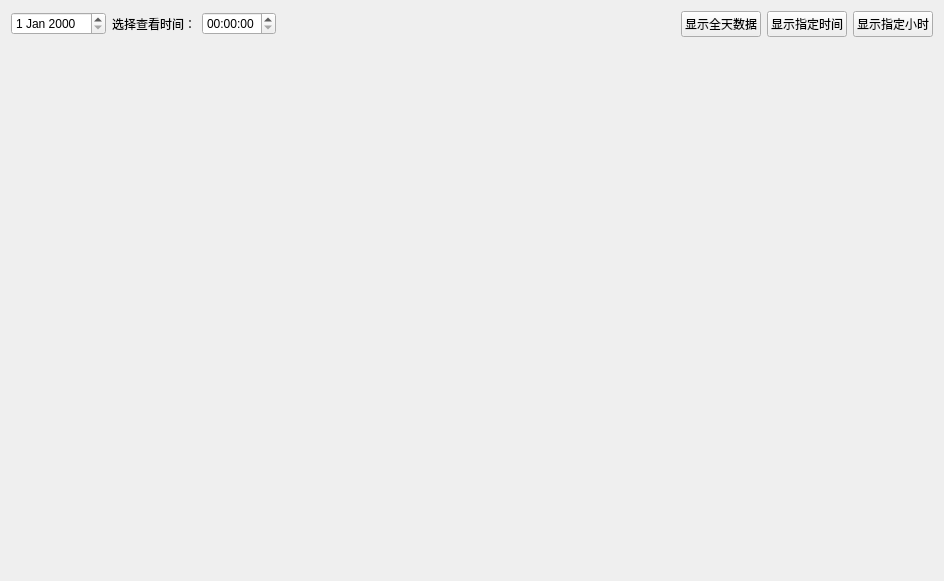
<?xml version="1.0" encoding="UTF-8"?>
<ui version="4.0">
 <class>PaintData</class>
 <widget class="QWidget" name="PaintData">
  <property name="geometry">
   <rect>
    <x>0</x>
    <y>0</y>
    <width>944</width>
    <height>581</height>
   </rect>
  </property>
  <property name="windowTitle">
   <string>数据分析</string>
  </property>
  <layout class="QGridLayout" name="gridLayout">
   <item row="0" column="0">
    <widget class="QDateEdit" name="dateEdit"/>
   </item>
   <item row="0" column="1">
    <layout class="QHBoxLayout" name="horizontalLayout">
     <item>
      <widget class="QLabel" name="label">
       <property name="text">
        <string>选择查看时间：</string>
       </property>
      </widget>
     </item>
     <item>
      <widget class="QTimeEdit" name="timeEdit"/>
     </item>
    </layout>
   </item>
   <item row="0" column="2">
    <spacer name="horizontalSpacer">
     <property name="orientation">
      <enum>Qt::Horizontal</enum>
     </property>
     <property name="sizeHint" stdset="0">
      <size>
       <width>240</width>
       <height>20</height>
      </size>
     </property>
    </spacer>
   </item>
   <item row="0" column="3">
    <widget class="QPushButton" name="showAllDay">
     <property name="text">
      <string>显示全天数据</string>
     </property>
    </widget>
   </item>
   <item row="0" column="4">
    <widget class="QPushButton" name="showTime">
     <property name="text">
      <string>显示指定时间</string>
     </property>
    </widget>
   </item>
   <item row="0" column="5">
    <widget class="QPushButton" name="showHour">
     <property name="text">
      <string>显示指定小时</string>
     </property>
    </widget>
   </item>
   <item row="1" column="0" colspan="6">
    <widget class="QwtPlot" name="qwtPlot"/>
   </item>
  </layout>
 </widget>
 <customwidgets>
  <customwidget>
   <class>QwtPlot</class>
   <extends>QFrame</extends>
   <header>qwt_plot.h</header>
   <container>1</container>
  </customwidget>
 </customwidgets>
 <resources/>
 <connections/>
</ui>
